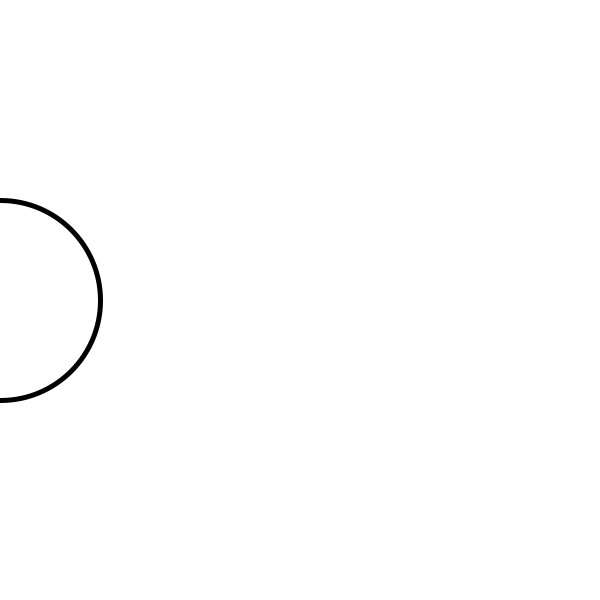
Frame 1 (no input)
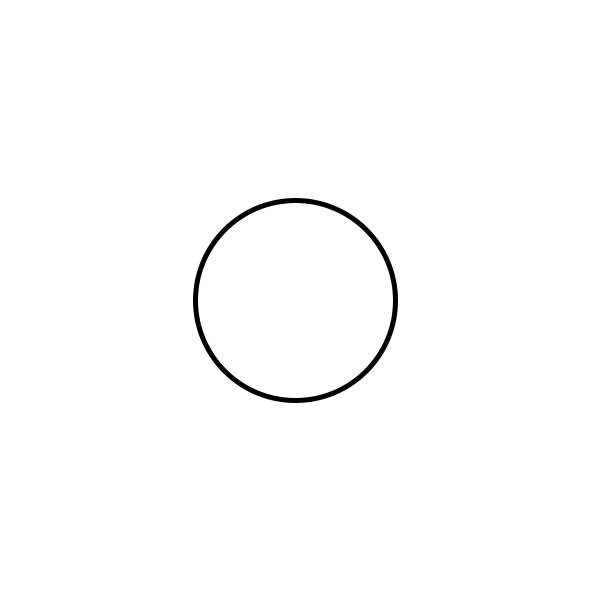
Frame 60 (the mouse pressed at the canvas centre just before this capture)
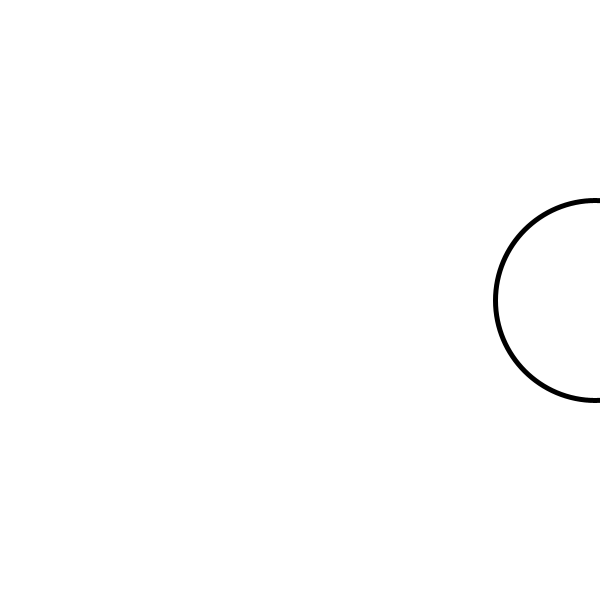
Frame 120 (the mouse held since frame 60 and released just before this capture)

The Processing sketch that drew these frames (run headless with seeded random() and noise(); from frame 60 on, the mouse is pressed at the canvas centre):

// Processing sketch: Animation
// ── Animation.pde
// Jack Feller
// Monday Feb 23
// Animation

// Built in vairiables:
// - mouseX, mouseY: these are the coordinates for your mouse pointer

// Using void setup, and void draw, turns on animation

//define your own values
int x;

void setup () {
  size(600, 600);
  x = 0; //set the starting value
} // End of setup

void draw() {
  background(255);
  strokeWeight(5);
  //fill(mouseX);
  ellipse(x, 300, 200, 200);
  x = x + 5;
  if(x>700) {
    x=-100;
  }
    
  
  //line(300, 300, mouseX, mouseY);
} // End of draw
// This activates animation
